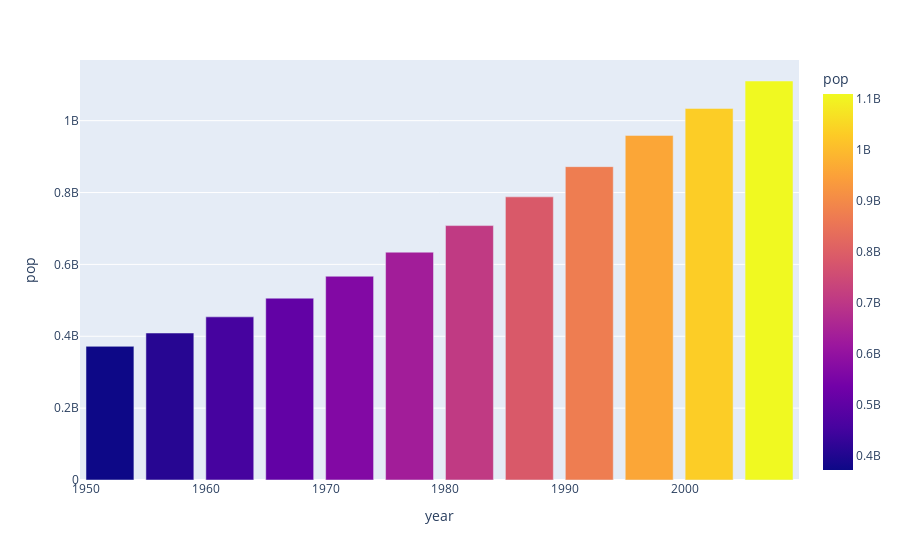

Notebook code for this chart:
### Code cell
fig1 = px.bar(india_data, x='year', y='pop', color='pop')
fig1.show()

### Figure 1 — Plotly figure (JSON) as saved in the notebook; plotly's stock layout.template omitted (floating-point values rounded to 4 significant figures)
{"data": [{"alignmentgroup": "True", "hovertemplate": "year=%{x}<br>pop=%{marker.color}<extra></extra>", "legendgroup": "", "marker": {"color": [372000000, 409000000, 454000000, 506000000, 567000000, 634000000, 708000000, 788000000, 872000000, 959000000, 1034172547, 1110396331], "coloraxis": "coloraxis", "pattern": {"shape": ""}}, "name": "", "offsetgroup": "", "orientation": "v", "showlegend": false, "textposition": "auto", "type": "bar", "x": [1952, 1957, 1962, 1967, 1972, 1977, 1982, 1987, 1992, 1997, 2002, 2007], "xaxis": "x", "y": [372000000, 409000000, 454000000, 506000000, 567000000, 634000000, 708000000, 788000000, 872000000, 959000000, 1034172547, 1110396331], "yaxis": "y"}], "layout": {"autosize": true, "barmode": "relative", "coloraxis": {"colorbar": {"title": {"text": "pop"}}, "colorscale": [[0, "#0d0887"], [0.1111, "#46039f"], [0.2222, "#7201a8"], [0.3333, "#9c179e"], [0.4444, "#bd3786"], [0.5556, "#d8576b"], [0.6667, "#ed7953"], [0.7778, "#fb9f3a"], [0.8889, "#fdca26"], [1, "#f0f921"]]}, "legend": {"tracegroupgap": 0}, "margin": {"t": 60}, "xaxis": {"anchor": "y", "autorange": true, "domain": [0, 1], "range": [1950.0, 2010.0], "showspikes": false, "title": {"text": "year"}, "type": "linear"}, "yaxis": {"anchor": "x", "autorange": true, "domain": [0, 1], "range": [0, 1169000000.0], "showspikes": false, "title": {"text": "pop"}, "type": "linear"}}}
